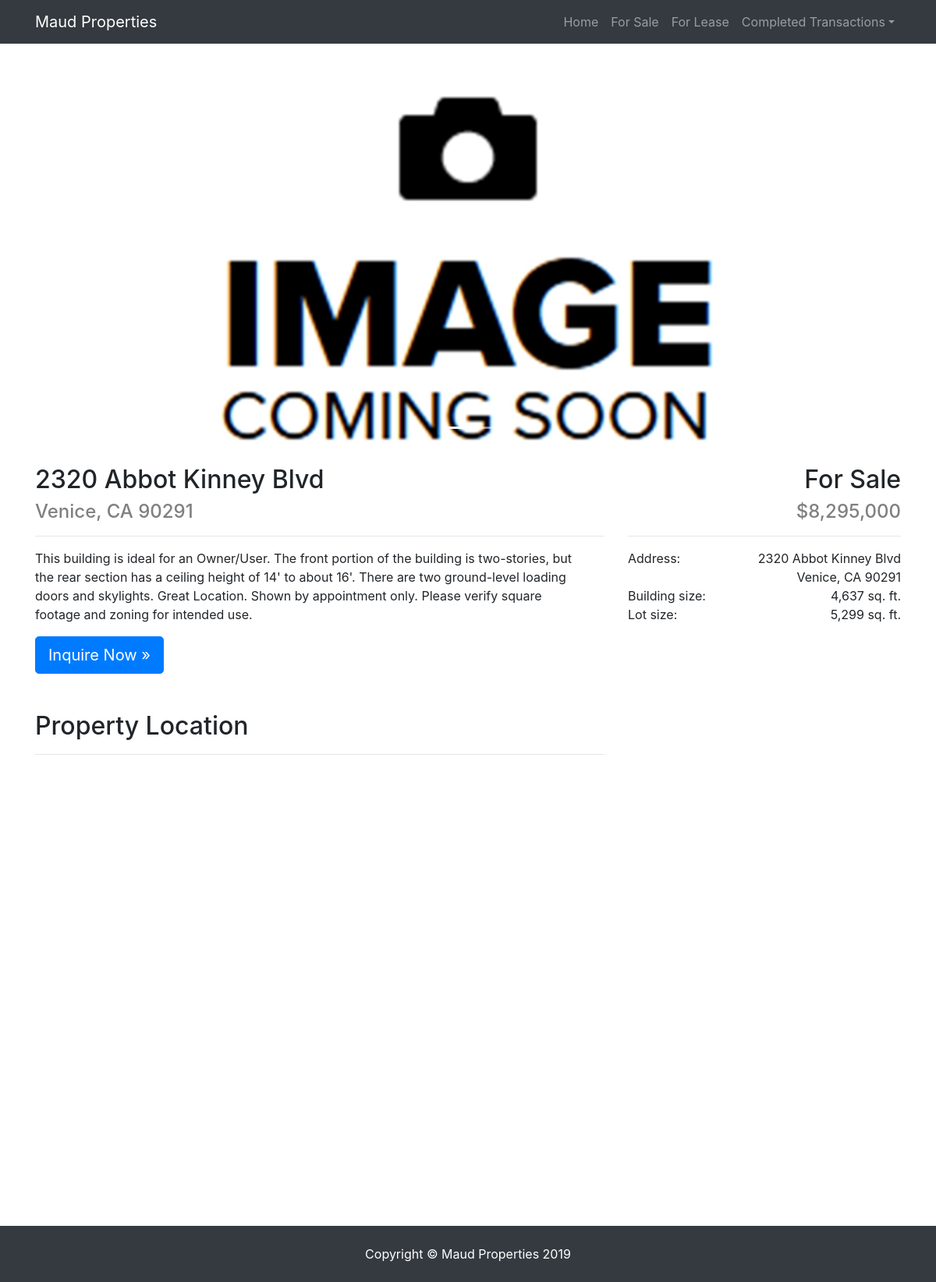
The app's page /sale/43 with its own data.
### sale/models.py (models this page shows, shortened)
class SaleImage(models.Model):
    property = models.ForeignKey(Sale, on_delete=models.PROTECT, related_name='images')
    image = models.ImageField()
    imagedescription = models.CharField(max_length=100, blank=True)

class Listing(models.Model):
    address = models.CharField(max_length=200)
    city = models.CharField(max_length=50, default='Culver City')
    zipcode = models.DecimalField(max_digits=5, decimal_places=0, default=0)
    longitude = models.DecimalField(max_digits=10, decimal_places=7, default=0)
    latitude = models.DecimalField(max_digits=10, decimal_places=7, default=0)
    price = models.IntegerField(default=0, blank=True)
    lot_size = models.IntegerField(default=0, blank=True)
    building_size = models.IntegerField(default=0, blank=True)
    completed = models.BooleanField(default=False, blank=True)
    in_escrow = models.BooleanField(default=False, blank=True)
    property_type = models.CharField(max_length=40, default="Owner/User", blank=True)
    completion_date = models.DateField(auto_now=False, auto_now_add=True, blank=True)
    description = models.CharField(max_length=400, blank=True)
    main_image = models.ImageField(upload_to='images/', blank=True)
    main_image_description = models.CharField(max_length=100, blank=True)
    flier = models.FileField(upload_to='fliers/', blank=True)
    rank = models.IntegerField(default=1)
    def footage(self):
        return "sq. ft."
    def __str__(self):
        return self.address
    class Meta:
        abstract=True

class Sale(Listing):
    in_escrow = models.BooleanField(default=False, blank=True)
    featured = models.BooleanField(default=False, blank=True)
    def priceAddOn(self):
        return ""

### sale/views.py (the view)
# urls.py: path('<int:Sale_id>', views.sales, name='sale'),
def sales(request, Sale_id):
    if 'GOOGLE_API_KEY' in os.environ:
        GOOGLE_API_KEY = os.environ['GOOGLE_API_KEY']
    else:
        GOOGLE_API_KEY = config('GOOGLE_API_KEY')
    try:
        req_sale = Sale.objects.get(pk=Sale_id)
    except Sale.DoesNotExist:
        raise Http404("Sale listing does not exist.")
    context = {
        'sale': req_sale,
        'page': 'Sale',
        'complete': 'Sold',
        'GOOGLE_API_KEY': GOOGLE_API_KEY,
        'images': getSalePictures(Sale_id),
        'lat': req_sale.latitude,
        'lng': req_sale.longitude,
    }
    return render(request, 'sale/sale.html', context)

### sale/views.py (called while the page is built)
def getSalePictures(prop_id):
    return Sale.objects.get(pk=prop_id).images.all()

### sale/templates/sale/sale.html (shortened to what this page needs)
<!DOCTYPE html>
<html lang="en">
<head>
  <link href="https://stackpath.bootstrapcdn.com/bootstrap/4.3.1/css/bootstrap.min.css" rel="stylesheet">
  {% load static %}
  <link href="{% static "home/main.css"%}" rel="stylesheet">
  <link href="{% static "sale/main.css"%}" rel="stylesheet">
  <link href="{% static "home/business.css"%}" rel="stylesheet">
  {% load humanize %}
</head>
<body>
<div id="nav-placeholder">
    {% include "home/nav.html" %}
</div>
<header>
    <div id="carouselIndicators" class="carousel slide" data-ride="carousel">
    <ol class="carousel-indicators">
        <li data-target="#carouselIndicators" data-slide-to="0" class="active"></li>
        {% if images|length > 0 %}
            {% for pic in images %}
        <li data-target="#carouselIndicators" data-slide-to="{{forloop.counter}}"></li>
            {% endfor %}
        {% endif %}
    </ol>
    <div class="carousel-inner" role="listbox">
        <div class="carousel-item active" style="background-image: url('{{sale.main_image.url}}')">
            <div class="carousel-caption d-none d-md-block">
            </div>
        </div>
    </div>
    <a class="carousel-control-prev" href="#carouselIndicators" role="button" data-slide="prev">
        <span class="carousel-control-prev-icon" aria-hidden="true"></span>
    </a>
    <a class="carousel-control-next" href="#carouselIndicators" role="button" data-slide="next">
        <span class="carousel-control-next-icon" aria-hidden="true"></span>
    </a>
    </div>
</header>
<div class="container">
    <div style="margin-top: 20px;" class="row">
        <div class="col-md-8 mb-5">
            <h2>{{sale.address}}</h2>
            <h4>{{sale.city}}, CA {{sale.zipcode}}</h4>
            <hr>
            <div style="padding-right: 20px;">
                <p align="left">{{sale.description}}</p>
            </div>
            <a class="btn btn-primary btn-lg" href="mailto:smaudlin@maudproperties.com?Subject=Inquiry%20Regarding%20{{sale.address}}">Inquire Now &raquo;</a>
        </div>
        <div class="col-md-4 mb-5">
            <div class="detail-head">
                {% if not sale.completed %}
                    <h2>For {{page}}</h2>
                    <h4>${{sale.price|intcomma}}{{sale.priceAddOn}}</h4>
                {% else %}
                    <h4>&nbsp;</h4>
                    <h2>{{complete}}</h4>
                {% endif %}
            </div>
            <hr>
            <div>
                <span class="left">Address:</span>
                <a>
                    <span class="right">{{sale.address}}</span>
                    <br>
                    <span class="right">{{sale.city}}, CA {{sale.zipcode}}</span>
                </a>
                <br>
                <span class="left">Building size:</span><span class="right">{{sale.building_size|intcomma}} {{sale.footage}}</span>
                <br>
                <span class="left">Lot size:</span><span class="right">{{sale.lot_size|intcomma}} {{sale.footage}}</span>
                <br>
            </div>
        </div>
    </div>
    <div class="row">
        <div class="col-md-8 mb-5">
            <h2>Property Location</h2>
            <hr>
            <div style="width: 100%; height: 540px;" id="map"></div>
        </div>
    </div>
</div>
    <div id="nav-placeholder">
        {% include "home/foot.html" %}
    </div>
</body>
</html>

### home/static/home/main.css (style rules this page uses)
body { padding-top: 56px; }

### sale/static/sale/main.css (style rules this page uses)
h4 { color: grey; }
.detail-head { text-align: right; }
.left { float: left; }
.right { float: right; }

### home/static/home/business.css (style rules this page uses)
body { padding-top: 56px !important; }
.carousel-item { height: 65vh; min-height: 300px; background: no-repeat center center scroll; -webkit-background-size: cover; -moz-background-size: cover; -o-background-size: cover; background-size: cover; }

### records on screen
Sale: main_image (picture), address "2320 Abbot Kinney Blvd", city "Venice", zipcode "90291", description "This building is ideal for an Owner/User. The front portion of the building is two-stories, but the rear section has a ceiling height of 14' to about 16'. There are two ground-level loading doors and skylights. Great Location. Shown by appointment only. Please verify square footage and zoning for intended use.", price "8,295,000", building_size "4,637", footage "sq. ft.", lot_size "5,299"

### other values on screen
{{ page }} "Sale"
